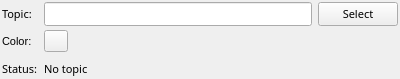
<?xml version="1.0" encoding="UTF-8"?>
<ui version="4.0">
 <class>path_config</class>
 <widget class="QWidget" name="path_config">
  <property name="geometry">
   <rect>
    <x>0</x>
    <y>0</y>
    <width>400</width>
    <height>79</height>
   </rect>
  </property>
  <property name="windowTitle">
   <string>Form</string>
  </property>
  <property name="styleSheet">
   <string notr="true"/>
  </property>
  <layout class="QGridLayout" name="gridLayout">
   <property name="verticalSpacing">
    <number>4</number>
   </property>
   <property name="margin">
    <number>2</number>
   </property>
   <item row="6" column="0">
    <widget class="QLabel" name="label_2">
     <property name="font">
      <font>
       <family>Sans Serif</family>
       <pointsize>8</pointsize>
      </font>
     </property>
     <property name="text">
      <string>Status:</string>
     </property>
    </widget>
   </item>
   <item row="3" column="0">
    <widget class="QLabel" name="label_3">
     <property name="font">
      <font>
       <pointsize>8</pointsize>
      </font>
     </property>
     <property name="text">
      <string>Color:</string>
     </property>
    </widget>
   </item>
   <item row="6" column="2" colspan="2">
    <widget class="QLabel" name="status">
     <property name="font">
      <font>
       <family>Sans Serif</family>
       <pointsize>8</pointsize>
      </font>
     </property>
     <property name="styleSheet">
      <string notr="true"/>
     </property>
     <property name="text">
      <string>No topic</string>
     </property>
     <property name="wordWrap">
      <bool>true</bool>
     </property>
    </widget>
   </item>
   <item row="2" column="3">
    <widget class="QPushButton" name="selecttopic">
        <property name="sizePolicy">
         <sizepolicy hsizetype="Fixed" vsizetype="Fixed">
          <horstretch>0</horstretch>
          <verstretch>0</verstretch>
         </sizepolicy>
        </property>
     <property name="font">
      <font>
       <family>Sans Serif</family>
       <pointsize>8</pointsize>
      </font>
     </property>
     <property name="styleSheet">
      <string notr="true"/>
     </property>
     <property name="text">
      <string>Select</string>
     </property>
    </widget>
   </item>
   <item row="2" column="2">
    <widget class="QLineEdit" name="topic">
     <property name="font">
      <font>
       <family>Sans Serif</family>
       <pointsize>8</pointsize>
      </font>
     </property>
    </widget>
   </item>
   <item row="2" column="0">
    <widget class="QLabel" name="label">
     <property name="font">
      <font>
       <family>Sans Serif</family>
       <pointsize>8</pointsize>
      </font>
     </property>
     <property name="text">
      <string>Topic:</string>
     </property>
    </widget>
   </item>
   <item row="3" column="2">
    <widget class="mapviz::ColorButton" name="path_color">
     <property name="maximumSize">
      <size>
       <width>24</width>
       <height>24</height>
      </size>
     </property>
     <property name="text">
      <string/>
     </property>
    </widget>
   </item>
   <item row="5" column="2">
    <spacer name="verticalSpacer">
     <property name="orientation">
      <enum>Qt::Vertical</enum>
     </property>
     <property name="sizeHint" stdset="0">
      <size>
       <width>20</width>
       <height>40</height>
      </size>
     </property>
    </spacer>
   </item>
  </layout>
 </widget>
 <customwidgets>
  <customwidget>
   <class>mapviz::ColorButton</class>
   <extends>QPushButton</extends>
   <header location="global">mapviz/color_button.hpp</header>
  </customwidget>
 </customwidgets>
 <resources/>
 <connections/>
 <slots>
  <slot>SelectColor()</slot>
  <slot>SelectTopic()</slot>
  <slot>TopicEdited()</slot>
  <slot>PositionToleranceChanged(double)</slot>
  <slot>AngleToleranceChanged(double)</slot>
 </slots>
</ui>
